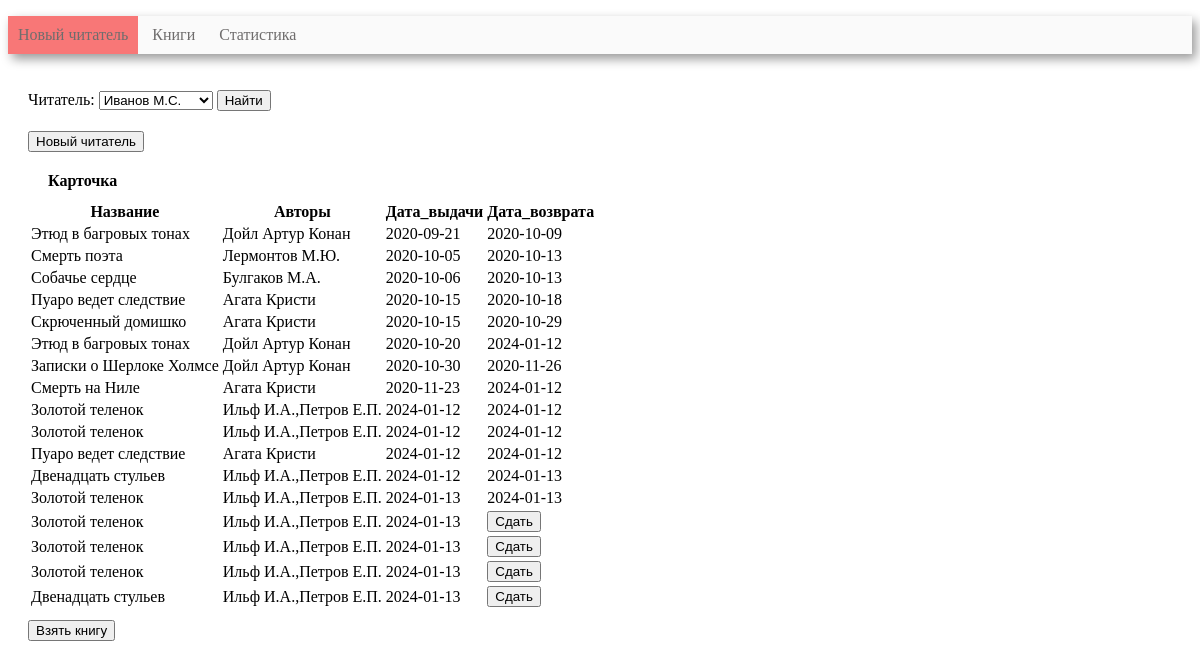
The page / on the database its author committed.
### tables this page shows
CREATE TABLE reader (
      reader_id INTEGER PRIMARY KEY AUTOINCREMENT,
	reader_name VARCHAR(30)
);

CREATE TABLE book (
      book_id INTEGER PRIMARY KEY AUTOINCREMENT, 
	  title VARCHAR(80),
      genre_id int, 
      publisher_id INT,
      year_publication INT,
      available_numbers INT, 
      FOREIGN KEY (genre_id)  REFERENCES genre (genre_id) ON DELETE CASCADE,
      FOREIGN KEY (publisher_id)  REFERENCES publisher (publisher_id) ON DELETE CASCADE
);

CREATE TABLE book_reader (
      book_reader_id INTEGER PRIMARY KEY AUTOINCREMENT, 
      book_id int, 
      reader_id INT,
	  borrow_date DATE, 
	  return_date DATE,
      FOREIGN KEY (book_id)  REFERENCES book (book_id) ON DELETE CASCADE,
      FOREIGN KEY (reader_id)  REFERENCES reader (reader_id) ON DELETE CASCADE
);

### controllers/index.py (the view)
@app.route('/', methods=['GET', 'POST'])
def index():
    conn = get_db_connection()
    if request.values.get('reader'):
        reader_id = int(request.values.get('reader'))
        session['reader_id'] = reader_id
    elif request.values.get('new_reader'):
        new_reader = request.values.get('new_reader')
        new_reader_id = get_new_reader(conn, new_reader)
        print(new_reader_id)
        session['reader_id'] = new_reader_id
    elif request.values.get('book_reader_id'):
        book_reader_id = request.values.get('book_reader_id')
        return_book(conn, book_reader_id)
    elif request.values.get('book'):
        book_id = int(request.values.get('book'))
        borrow_book(conn, book_id, session['reader_id'])
    else:
        session['reader_id']= 1
        book_reader_id = 0
    df_reader = get_reader(conn)
    df_book_reader = get_book_reader(conn, session['reader_id'])
    html = render_template(
        'index.html',
        reader_id = session['reader_id'],
        combo_box = df_reader,
        book_reader = df_book_reader,
        len = len
    )
    return html

### models/index_model.py (called while the page is built)
def get_reader(conn):
    return pandas.read_sql(
        '''
        SELECT * FROM reader
        ''', conn)

def get_book_reader(conn, reader_id):
    return pandas.read_sql('''
        WITH get_authors( book_id, authors_name)
        AS(
            SELECT
                book_id,
                GROUP_CONCAT(author_name)
            FROM
                author
                JOIN book_author USING(author_id)
            GROUP BY
                book_id
        )
        SELECT title AS Название, authors_name AS Авторы,
        borrow_date AS Дата_выдачи, return_date AS Дата_возврата,
        book_reader_id
        FROM
        reader
        JOIN book_reader USING(reader_id)
        JOIN book USING(book_id)
        JOIN get_authors USING(book_id)
        WHERE reader.reader_id = :id
        ORDER BY 3
        ''', conn, params={"id": reader_id})

### utils.py (called while the page is built)
def get_db_connection():
    return sqlite3.connect('library.sqlite')

### templates/index.html (shortened to what this page needs)
<!DOCTYPE HTML>
    <html>
        <head>
            <link rel="stylesheet" type="text/css" href="/static/css/style.css" />
            {% macro render_table(table_name, relation, id) %}
                <p>
                    <b>{{table_name}} </b>
                </p>
                {% set n = len(relation) %}
                <table>
                    <tr>
                        {% for name in relation.dtypes.index %}
                            {% if name != id %}
                                <th>{{name}}</th>
                            {% endif %}
                        {% endfor %}
                    </tr>
                    <tbody>
                        {% for i in range(n) %}
                            <tr>
                                {% for name in relation.dtypes.index %}
                                    {% if name != id %}
                                        <td>
                                            {% if relation.loc[i, name] %}
                                                {{ relation.loc[i, name] }}
                                            {% else %}
                                            <form action="" method="post">
                                                <input type="submit" name="return" value="Сдать" />
                                            </form>
                                            {% endif %}
                                        </td>
                                    {% endif %}
                                {% endfor %}
                            </tr>
                        {% endfor %}
                    </tbody>
                </table>
            {% endmacro %}
            {% macro render_select(combo_box, reader_id) %}
                <select name="reader">
                {% set n = len(combo_box) %}
                {% for i in range(n) %}
                    {% set id_r = combo_box.loc[i, "reader_id"] %}
                    {% if id_r == reader_id %}
                        <option selected value={{id_r}}>
                    {% else %}
                        <option value={{id_r}}>
                    {% endif %}
                        {{ combo_box.loc[i, "reader_name"] }}
                    </option>
                {% endfor %}
                </select>
            {% endmacro %}
        </head>
    <body>
        <div class="menu">
            <ul>
                <li class = active><a href={{ url_for("new_reader")}}>Новый читатель</a></li>
                <li><a>Книги</a></li>
                <li><a>Статистика</a></li>
            </ul>
        </div>
        <div class="block">
            <p>
                <form action='' method ="get">
                    Читатель:
                    {{ render_select(combo_box, reader_id) }}
                    <input type="submit" value="Найти">
                </form>
            </p>
            <p>
                <form action ="{{url_for('new_reader')}}" method="get">
                    <input type="submit" value="Новый читатель">
                </form>
            </p>
            <p>
                </p>
                    {{ render_table("Карточка",book_reader, "book_reader_id") }}
                <p>
                    <form action ="{{url_for('search')}}" method="get">
                        <input type="submit" value="Взять книгу">
                    </form>
            </p>
        </div>
    </body>
</html>

### static/CSS/style.css (style rules this page uses)
.menu { background-color: #fafafa; box-shadow: 4px 5px 10px rgba(0, 0, 0, 0.4); width: 100%; }
.menu li { display: inline-block; vertical-align: top; padding: 10px; color: #6f6d6d; }
.menu a { text-decoration: none; color: #6f6d6d; }
.menu ul { padding: 0px; }
.active { background-color: #f87777; color: #f8f8f8; }
.block { padding: 10px 20px; }
p { padding: 0px 10px 5px 10px; margin: 0px 10px 5px 10px; }

### rows shown on the page
reader: reader "Иванов М.С."
book: title "Этюд в багровых тонах" "Этюд в багровых тонах"
book_reader: borrow_date "2020-09-21" "2020-10-09"
book: title "Смерть поэта"
book_reader: borrow_date "2020-10-05" "2020-10-13"
book: title "Собачье сердце"
book_reader: borrow_date "2020-10-06" "2020-10-13"
book: title "Пуаро ведет следствие" "Пуаро ведет следствие"
book_reader: borrow_date "2020-10-15" "2020-10-18"
book: title "Скрюченный домишко"
book_reader: borrow_date "2020-10-15" "2020-10-29"
book_reader: borrow_date "2020-10-20" "2024-01-12"
book: title "Записки о Шерлоке Холмсе"
book_reader: borrow_date "2020-10-30" "2020-11-26"
book: title "Смерть на Ниле"
book_reader: borrow_date "2020-11-23" "2024-01-12"
book: title "Золотой теленок" "Золотой теленок" "Золотой теленок" "Золотой теленок" "Золотой теленок" "Золотой теленок"
book_reader: borrow_date "2024-01-12" "2024-01-12"
book_reader: borrow_date "2024-01-12" "2024-01-12"
book_reader: borrow_date "2024-01-12" "2024-01-12"
book: title "Двенадцать стульев" "Двенадцать стульев"
book_reader: borrow_date "2024-01-12" "2024-01-13"
book_reader: borrow_date "2024-01-13" "2024-01-13"
book_reader: borrow_date "2024-01-13"
book_reader: borrow_date "2024-01-13"
book_reader: borrow_date "2024-01-13"
book_reader: borrow_date "2024-01-13"

### other values the page prints
{{ table_name }} "Карточка"
{{ name }} "Название" "Авторы" "Дата_выдачи" "Дата_возврата"
{{ relation.loc[i, name] }} "Дойл Артур Конан" "Лермонтов М.Ю." "Булгаков М.А." "Агата Кристи" "Агата Кристи" "Дойл Артур Конан" "Дойл Артур Конан" "Агата Кристи" "Ильф И.А.,Петров Е.П." "Ильф И.А.,Петров Е.П." "Агата Кристи" "Ильф И.А.,Петров Е.П." "Ильф И.А.,Петров Е.П." "Ильф И.А.,Петров Е.П." "Ильф И.А.,Петров Е.П." "Ильф И.А.,Петров Е.П." "Ильф И.А.,Петров Е.П."
